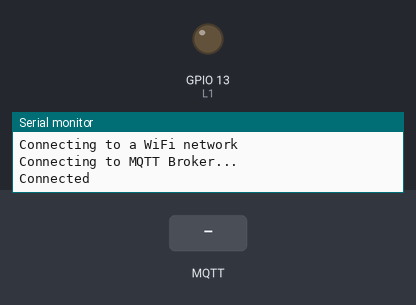
This sketch was run on a simulated ESP8266 (NodeMCU). Shown: output pins drawn as LEDs (lit = HIGH), the last lines printed to the serial monitor. The test bench sets the inputs (shaded band). WiFi joins after 1.5 s; servers stay silent unless stated; no MQTT or app messages arrive unless stated.

Above: at 2.7 s.
2.8 s: MQTT message "0" arrives on the first subscribed topic
At 3.5 s:
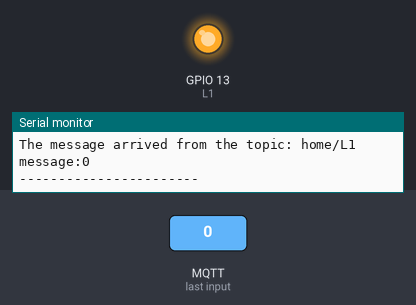
4.3 s: MQTT message "1" arrives on the first subscribed topic
At 4.6 s:
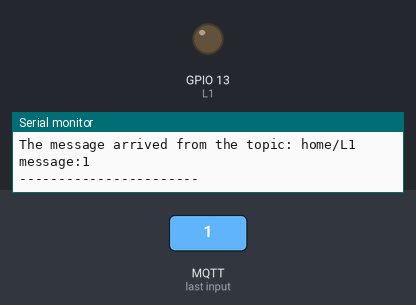
Timing chart, 0 to 7.3 s (numbered marks = the images above; inputs shaded):
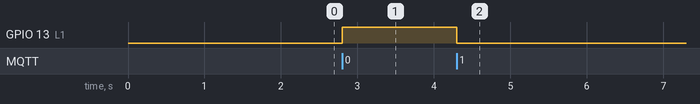

The sketch:

online_lamp.ino
```cpp
#include <Arduino.h>
#include <ESP8266WiFi.h>
#include <PubSubClient.h>

#define DEBUG
#define L1 13   //output pin to control Lamp state

//WIFI configuration
const char* ssid = "WebPocket-1DAF";           //SSID
const char* password =  "XXXXXX";    //password

//MQTT broker information - Verify the information generated by CloudMQTT
const char* mqttServer = "farmer.cloudmqtt.com";   //server
const char* mqttUser = "ubvsasrg";              //user
const char* mqttPassword = "_TJQSMJcJptJ";      //password
const int mqttPort = 14124;                     //port
const char* mqttTopicSub ="home/L1";            //topic


WiFiClient espClient;

PubSubClient client(espClient);

void setup() {
 Serial.begin(115200);
 pinMode(L1, OUTPUT);
 WiFi.begin(ssid, password);
 while (WiFi.status() != WL_CONNECTED) {
   delay(500);
   #ifdef DEBUG
   Serial.println("Connected to WiFi network..");
   #endif
 }
 #ifdef DEBUG
 Serial.println("Connecting to a WiFi network");
 #endif
 client.setServer(mqttServer, mqttPort);
 client.setCallback(callback);
 while (!client.connected()) {
   #ifdef DEBUG
   Serial.println("Connecting to MQTT Broker...");
   #endif
   if (client.connect("ESP8266Client", mqttUser, mqttPassword )) {
     #ifdef DEBUG
     Serial.println("Connected");
     #endif
   } else {
     #ifdef DEBUG
     Serial.print("state failure  ");
     Serial.print(client.state());
     #endif
     delay(2000);
   }
 }
 //Topic
 client.subscribe(mqttTopicSub);
}

void callback(char* topic, byte* payload, unsigned int length) {
 //stores the received message in a string
 payload[length] = '\0';
 String strMSG = String((char*)payload);
 #ifdef DEBUG
 Serial.print("The message arrived from the topic: ");
 Serial.println(topic);
 Serial.print("message:");
 Serial.print(strMSG);
 Serial.println();
 Serial.println("-----------------------");
 #endif
 //set output pin
 if (strMSG == "1"){        //if msg equal "1"
    digitalWrite(L1, LOW);  //output LOW to turn on the Lamp -> the RELAY module used has inverted logic . If necessary adjust for your module
 }else if (strMSG == "0"){   //if msg equal "0"
    digitalWrite(L1, HIGH);   //output LOW to turn off the Lamp -> the RELAY module used has inverted logic. If necessary adjust for your module
 }
}

//Function to reconnect MQTT broker
void reconect() {
 //while disconnected
 while (!client.connected()) {
   #ifdef DEBUG
   Serial.print("Trying connect to MQTT broker");
   #endif
   bool connected = strlen(mqttUser) > 0 ?
                    client.connect("ESP8266Client", mqttUser, mqttPassword) :
                    client.connect("ESP8266Client");
   if(connected) {
     #ifdef DEBUG
     Serial.println("Connected!");
     #endif
     //subscribe to the topic
     client.subscribe(mqttTopicSub, 1);
   } else {
     #ifdef DEBUG
     Serial.println("Failed during connection. Code: ");
     Serial.println( String(client.state()).c_str());
     Serial.println("Retrying in 10 sec");
     #endif
     //Waiting 10 seconds
     delay(10000);
   }
 }
}

void loop() {
 if (!client.connected()) {
   reconect();
 }
 client.loop();
}
```

Measured:
- after the input at 2.8 s, GPIO 13 (L1): LOW → HIGH at once
- after the input at 4.3 s, GPIO 13 (L1): HIGH → LOW at once
